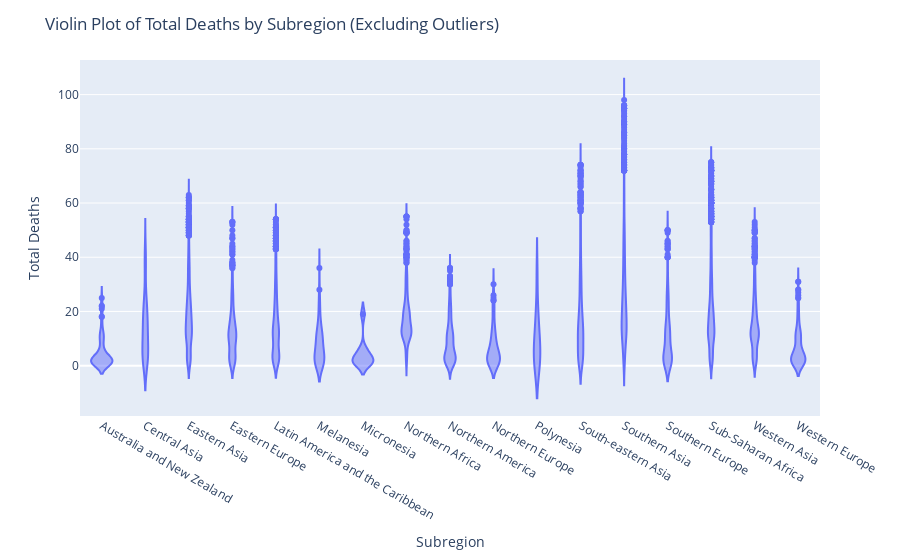

Notebook source saved alongside this figure:
### Code cell
import plotly.express as px
import pandas as pd

# Assuming df is your DataFrame with 'Subregion' and 'Total Deaths' columns

# Group by 'Subregion'
grouped = df.groupby('Subregion')

# Define a function to remove outliers within each group
def remove_outliers(group):
    Q1 = group['Total Deaths'].quantile(0.25)
    Q3 = group['Total Deaths'].quantile(0.75)
    IQR = Q3 - Q1
    return group[(group['Total Deaths'] > (Q1 - 1.5 * IQR)) & (group['Total Deaths'] < (Q3 + 1.5 * IQR))]

# Apply the function to each group and concatenate the results
df_filtered = grouped.apply(remove_outliers).reset_index(drop=True)

# Create the violin plot
fig = px.violin(df_filtered, x='Subregion', y='Total Deaths')

# Update layout
fig.update_layout(title='Violin Plot of Total Deaths by Subregion (Excluding Outliers)',
                  xaxis_title='Subregion',
                  yaxis_title='Total Deaths')

# Show the plot
fig.show()

### Figure 1 — Plotly figure (JSON) as saved in the notebook; plotly's stock layout.template omitted (floating-point values rounded to 4 significant figures; data arrays with more than 128 entries replaced by an {"elided": "..."} marker saying what was removed)
{"data": [{"alignmentgroup": "True", "box": {"visible": false}, "hovertemplate": "Subregion=%{x}<br>Total Deaths=%{y}<extra></extra>", "legendgroup": "", "marker": {"color": "#636efa"}, "name": "", "offsetgroup": "", "orientation": "v", "scalegroup": "True", "showlegend": false, "type": "violin", "x": {"elided": "11051 str values"}, "x0": " ", "xaxis": "x", "y": {"elided": "11051 int values"}, "y0": " ", "yaxis": "y"}], "layout": {"legend": {"tracegroupgap": 0}, "margin": {"t": 60}, "title": {"text": "Violin Plot of Total Deaths by Subregion (Excluding Outliers)"}, "violinmode": "group", "xaxis": {"anchor": "y", "domain": [0, 1], "title": {"text": "Subregion"}}, "yaxis": {"anchor": "x", "domain": [0, 1], "title": {"text": "Total Deaths"}}}}
